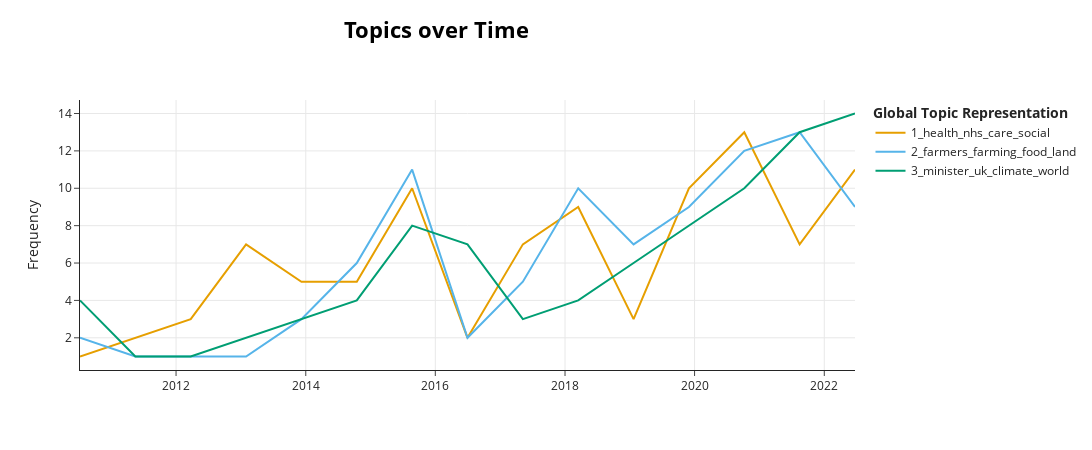

The notebook cell this image was saved under:
### Code cell
topic_model.visualize_topics_over_time(topics_over_time, topics=[1,2,3])

### Figure 1 — Plotly figure (JSON) as saved in the notebook; plotly's stock layout.template omitted (floating-point values rounded to 4 significant figures)
{"data": [{"hoverinfo": "text", "hovertext": ["<b>Topic 1</b><br>Words: aldershot, rehabilitation, rru, personnel, canada", "<b>Topic 1</b><br>Words: health, dementia, responsibility, deal, social", "<b>Topic 1</b><br>Words: dementia, care, health, hospitals, people", "<b>Topic 1</b><br>Words: health, care, dementia, healthcare, format", "<b>Topic 1</b><br>Words: rohingya, health, trusts, rakhine, nhs", "<b>Topic 1</b><br>Words: health, smoking, mental, nhs, foundation", "<b>Topic 1</b><br>Words: health, nhs, care, patients, foundation", "<b>Topic 1</b><br>Words: dementia, competition, healthcare, health, apply", "<b>Topic 1</b><br>Words: las, social, children, care, health", "<b>Topic 1</b><br>Words: health, nhs, children, care, multiagency", "<b>Topic 1</b><br>Words: salon, health, llp, halton, obesity", "<b>Topic 1</b><br>Words: health, nhs, hospital, hospitals, care", "<b>Topic 1</b><br>Words: health, nhs, care, clinical, social", "<b>Topic 1</b><br>Words: care, health, nhs, mental, api", "<b>Topic 1</b><br>Words: health, nhs, mental, children, care"], "marker": {"color": "#E69F00"}, "mode": "lines", "name": "1_health_nhs_care_social", "type": "scatter", "x": ["2010-07-08T18:00:00", "2011-05-16T16:48:00", "2012-03-23T15:36:00", "2013-01-29T14:24:00", "2013-12-07T13:12:00", "2014-10-15T12:00:00", "2015-08-23T10:48:00", "2016-06-30T09:36:00", "2017-05-08T08:24:00", "2018-03-16T07:12:00", "2019-01-22T06:00:00", "2019-11-30T04:48:00", "2020-10-07T03:36:00", "2021-08-15T02:24:00", "2022-06-23T01:12:00"], "y": [1, 2, 3, 7, 5, 5, 10, 2, 7, 9, 3, 10, 13, 7, 11]}, {"hoverinfo": "text", "hovertext": ["<b>Topic 2</b><br>Words: rice, scuba, mostafa, farmers, irri", "<b>Topic 2</b><br>Words: farmers, paice, farming, task, earn", "<b>Topic 2</b><br>Words: pomelo, em, vcf, vietnam, farmers", "<b>Topic 2</b><br>Words: cap, farmers, sugar, paterson, agricultural", "<b>Topic 2</b><br>Words: cap, farmers, farming, greening, payment", "<b>Topic 2</b><br>Words: farming, food, farmers, farm, agritech", "<b>Topic 2</b><br>Words: farmers, farming, food, dairy, farm", "<b>Topic 2</b><br>Words: bekaa, farmers, zahle, lebanon, agritech", "<b>Topic 2</b><br>Words: farmers, farming, food, payments, land", "<b>Topic 2</b><br>Words: farmers, farming, farm, slurry, food", "<b>Topic 2</b><br>Words: farmers, farm, farming, water, land", "<b>Topic 2</b><br>Words: farmers, payments, farming, land, payment", "<b>Topic 2</b><br>Words: farmers, farming, land, payments, incentive", "<b>Topic 2</b><br>Words: farmers, farming, food, agricultural, land", "<b>Topic 2</b><br>Words: farmers, farming, slurry, food, payment"], "marker": {"color": "#56B4E9"}, "mode": "lines", "name": "2_farmers_farming_food_land", "type": "scatter", "x": ["2010-07-08T18:00:00", "2011-05-16T16:48:00", "2012-03-23T15:36:00", "2013-01-29T14:24:00", "2013-12-07T13:12:00", "2014-10-15T12:00:00", "2015-08-23T10:48:00", "2016-06-30T09:36:00", "2017-05-08T08:24:00", "2018-03-16T07:12:00", "2019-01-22T06:00:00", "2019-11-30T04:48:00", "2020-10-07T03:36:00", "2021-08-15T02:24:00", "2022-06-23T01:12:00"], "y": [2, 1, 1, 1, 3, 6, 11, 2, 5, 10, 7, 9, 12, 13, 9]}, {"hoverinfo": "text", "hovertext": ["<b>Topic 3</b><br>Words: blackpool, fells, henley, cumbria, climate", "<b>Topic 3</b><br>Words: rhino, horn, rhinos, benyon, endangered", "<b>Topic 3</b><br>Words: scott, antarctic, polar, bellingham, captain", "<b>Topic 3</b><br>Words: standards, pscs, architecture, sceg, terry", "<b>Topic 3</b><br>Words: torture, minister, shale, culham, robotics", "<b>Topic 3</b><br>Words: minister, eu, farmers, uk, farming", "<b>Topic 3</b><br>Words: minister, passport, anelay, office, baroness", "<b>Topic 3</b><br>Words: fintech, minister, uk, global, bradley", "<b>Topic 3</b><br>Words: middle, burt, alistair, prosperity, minister", "<b>Topic 3</b><br>Words: minister, bell, disinformation, chancellor, media", "<b>Topic 3</b><br>Words: minister, marine, wallasea, pow, uk", "<b>Topic 3</b><br>Words: minister, climate, pacific, uk, cop26", "<b>Topic 3</b><br>Words: minister, climate, uk, costa, ireland", "<b>Topic 3</b><br>Words: minister, development, uk, international, indopacific"], "marker": {"color": "#009E73"}, "mode": "lines", "name": "3_minister_uk_climate_world", "type": "scatter", "x": ["2010-07-08T18:00:00", "2011-05-16T16:48:00", "2012-03-23T15:36:00", "2013-01-29T14:24:00", "2014-10-15T12:00:00", "2015-08-23T10:48:00", "2016-06-30T09:36:00", "2017-05-08T08:24:00", "2018-03-16T07:12:00", "2019-01-22T06:00:00", "2019-11-30T04:48:00", "2020-10-07T03:36:00", "2021-08-15T02:24:00", "2022-06-23T01:12:00"], "y": [4, 1, 1, 2, 4, 8, 7, 3, 4, 6, 8, 10, 13, 14]}], "layout": {"height": 450, "hoverlabel": {"bgcolor": "white", "font": {"family": "Rockwell", "size": 16}}, "legend": {"title": {"text": "<b>Global Topic Representation"}}, "title": {"font": {"color": "Black", "size": 22}, "text": "<b>Topics over Time</b>", "x": 0.4, "xanchor": "center", "y": 0.95, "yanchor": "top"}, "width": 1250, "xaxis": {"showgrid": true}, "yaxis": {"showgrid": true, "title": {"text": "Frequency"}}}}
